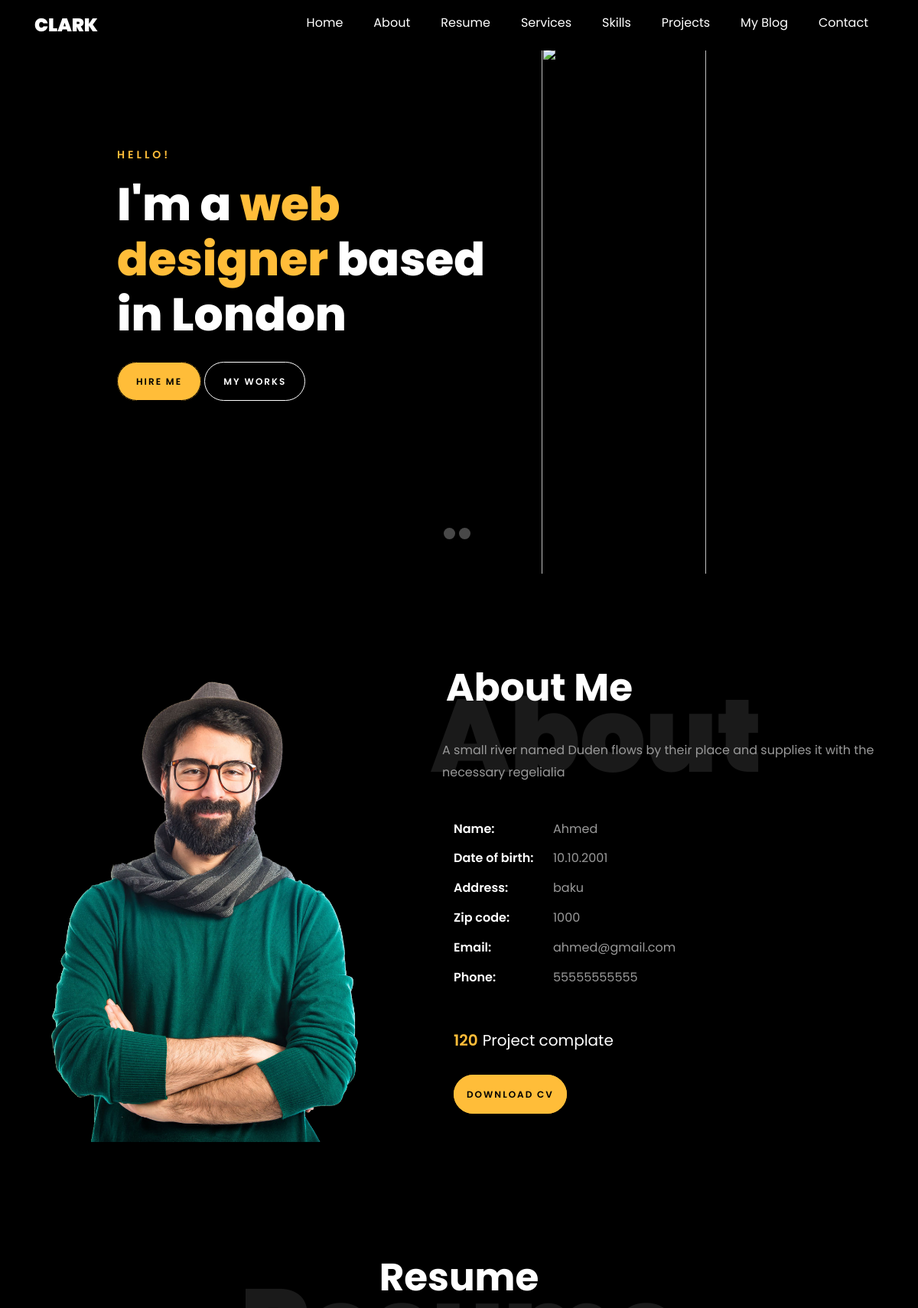
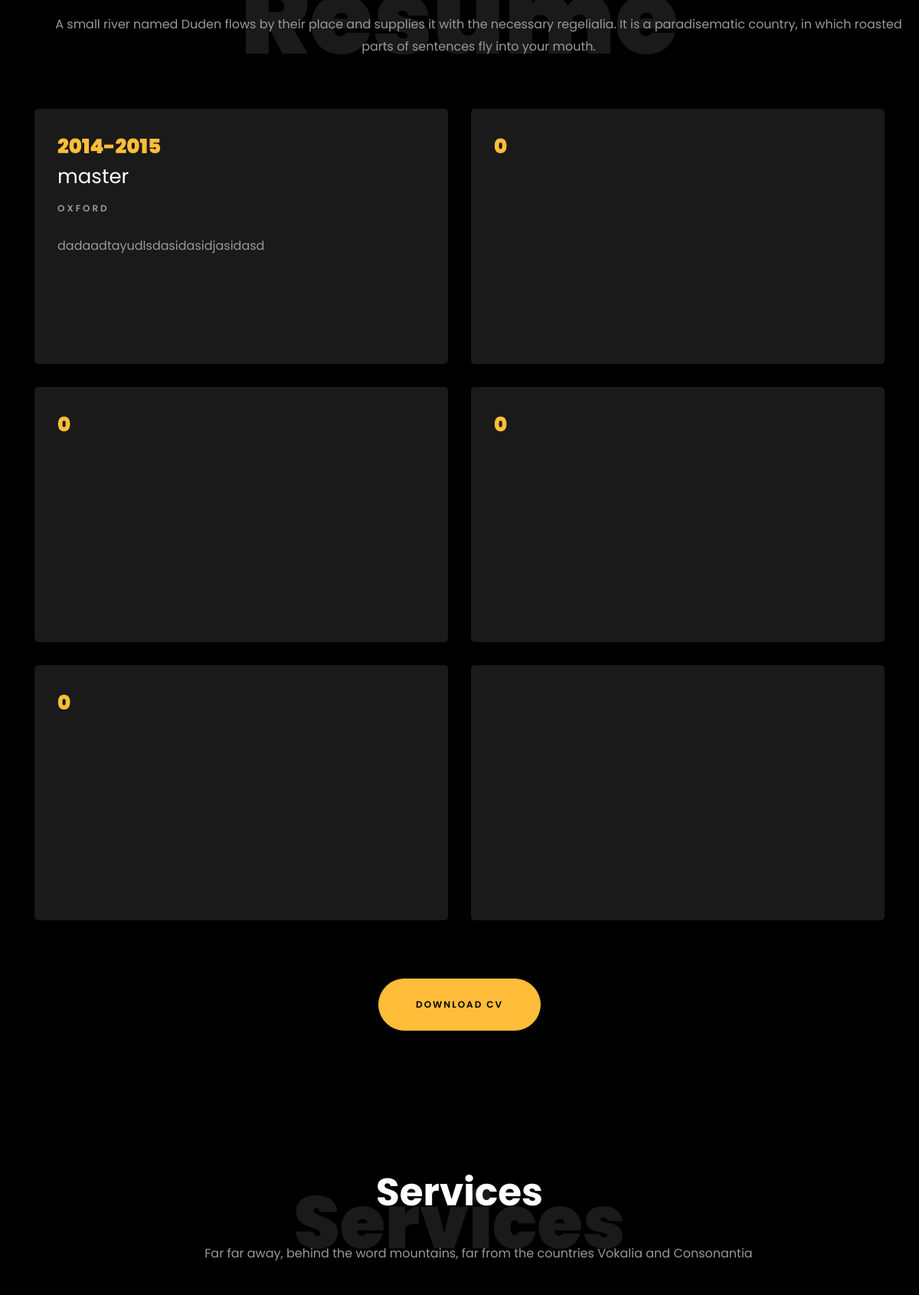
The page / (upper part) on the database its author committed (2 pictures, top to bottom).
### PortfolioProject/models.py (models this page shows, shortened)
class About(db.Model):
    __tablename__= 'about'
    id = db.Column(db.Integer, primary_key=True)
    name = db.Column(db.String(100), nullable=False)
    brth_day = db.Column(db.Integer, nullable=False)
    adress = db.Column(db.String(100), nullable=False)
    zip_code = db.Column(db.Integer, nullable=False)
    email = db.Column(db.String(100), nullable=False)
    phone = db.Column(db.Integer, nullable=False)

class Resume(db.Model):
    __tablename__ = 'resume'
    id = db.Column(db.Integer, primary_key=True)
    date = db.Column(db.Integer, nullable=False)
    degree = db.Column(db.String(100), nullable=False)
    company_name = db.Column(db.String(100), nullable=False)
    description = db.Column(db.Text, nullable=False)

### PortfolioProject/controlers.py (the view)
@app.route('/')
def main_page():
    blogs = Blog.query.all()[-3:]
    about = About.query.filter_by().first()
    resume = Resume.query.all()[-6:]
    return render_template('index.html/',  blogs=blogs,about=about, resume=resume)

### PortfolioProject/templates/index.html (shortened to what this page needs)
<!DOCTYPE html>
<html lang="en">
<head>
    <link rel="stylesheet" href="https://cdnjs.cloudflare.com/ajax/libs/font-awesome/5.15.3/css/all.min.css" />
    <link rel="stylesheet" href="{{url_for('static', filename = 'css/style.css')}}">
</head>
<body>
    <header>
        <div class="head">
            <div class="header">
                <div class="header-nav">
                    <div class="header-logo">
                        <a href="#index.html">Clark</a>
                    </div>
                    <div class="header-list">
                        <ul>
                            <a href="">
                                <li>Home</li>
                        </a>
                        <a href="#about"  class="smooth">
                            <li class="smooth">About</li>
                        </a>
                        <a href="#resume"  class="smooth">
                            <li class="smooth">Resume</li>
                        </a>
                        <a href="#services"  class="smooth">
                            <li class="smooth">Services</li>
                        </a>
                        <a href="#skils"  class="smooth">
                            <li class="smooth">Skills</li>
                        </a>
                        <a href="#projects"  class="smooth">
                            <li class="smooth">Projects</li>
                        </a>
                        <a href="#blog"  class="smooth">
                            <li class="smooth">My Blog</li>
                        </a>
                        <a href="#contact"  class="smooth">
                            <li class="smooth">Contact</li>
                        </a>
                    </ul>
                    </div>
                </div>
            </div>
    </header>
    <main>
        <div class="sliderShowContainer">
            <div class="slider">
                <div class="main-hello">
                    <div class="main-text ">
                        <span class="main-text-hello">Hello!</span>
                        <h1 class="main-text-about">I'm a <span class="different"> web designer </span>based in London</h1>
                        <div class="button">
                            <a href="" class="hire-me">Hire Me</a>
                            <a href="" class="my-works">My Works</a>
                        </div>
                    </div>
                    <img src="{{url_for('static', filename='img/bg_2.png')}}" alt="">
                </div>
            </div>
            <p class="buttons">
                <span class="dot1"></span>
                <span class="dot2"></span>
            </p>
        </div>
        <div class="about" id="about">
            <div class="about-img ">
                <img src="{{url_for('static', filename='img/about.png')}}" alt="">
            </div>
            <div class="about-me _anim">
                <div class="about-me-list">
                    <h1>About</h1>
                    <h2>About Me</h2>
                    <p>
                        A small river named Duden flows by their place and supplies it with the necessary regelialia
                        <p>
                            <ul>
                                <li><span class="first">Name:</span>
                                    <span class="second">{{about.name}}</span></li>
                                <li><span class="first">Date of birth:</span>
                                    <span class="second">{{about.brth_day}}</span></li>
                                <li><span class="first">Address:</span>
                                    <span class="second">{{about.adress}}</span></li>
                                <li><span class="first">Zip code:</span>
                                    <span class="second">
                                        {{about.zip_code}}</span></li>
                                <li><span class="first">Email:</span>
                                    <span class="second">{{about.email}}</span></li>
                                <li><span class="first">Phone:</span>
                                    <span class="second">
                                    {{about.phone}}</span></li>
                            </ul>
                </div>
                <div class="projectAndDownload">
                    <div class="text">
                        <span class="number">120 </span>
                        <span>Project complate</span>
                    </div>
                    <a href=""> Download CV</a>
                </div>
            </div>
        </div>
        <div class="resume" id="resume">
            <div class="resume-content">
                <div class="resume-content-text">
                    <h1>Resume</h1>
                    <h2>Resume</h2>
                    <p>
                        A small river named Duden flows by their place and supplies it with the necessary regelialia. It is a paradisematic country, in which roasted parts of sentences fly into your mouth.
                </div>
                <div class="resume-content-div">
                    {% for resume in resume %}
                    <div class="resume-content-left">
                        <div class="left1">
                            <span class="date">{{resume.date}}</span>
                            <h2>{{resume.degree}}</h2>
                            <span class="company">{{resume.company_name}}</span>
                            <p>{{resume.description}}</p>
                        </div>
                    </div>
                    {% endfor %}
                </div>
                <div class="resume-content-button">
                    <a href="">Download CV</a></p>
                </div>
            </div>
        </div>
        <div class="services" id="services">
            <div class="services-content">
                <div class="services-content-text">
                    <h1>Services</h1>
                    <h2>Services</h2>
                    <p>
                        Far far away, behind the word mountains, far from the countries Vokalia and Consonantia
                </div>
            </div>
        </div>
    </main>
</body>
</html>

### rows shown on the page
About: name "Ahmed", brth_day "10.10.2001", adress "baku", zip_code "1000", email "ahmed@gmail.com", phone "55555555555"
Resume: date "2014-2015", degree "master", company_name "OXFORD", description "dadaadtayudlsdasidasidjasidasd"
Resume: date "0"
Resume: date "0"
Resume: date "0"
Resume: date "0"
